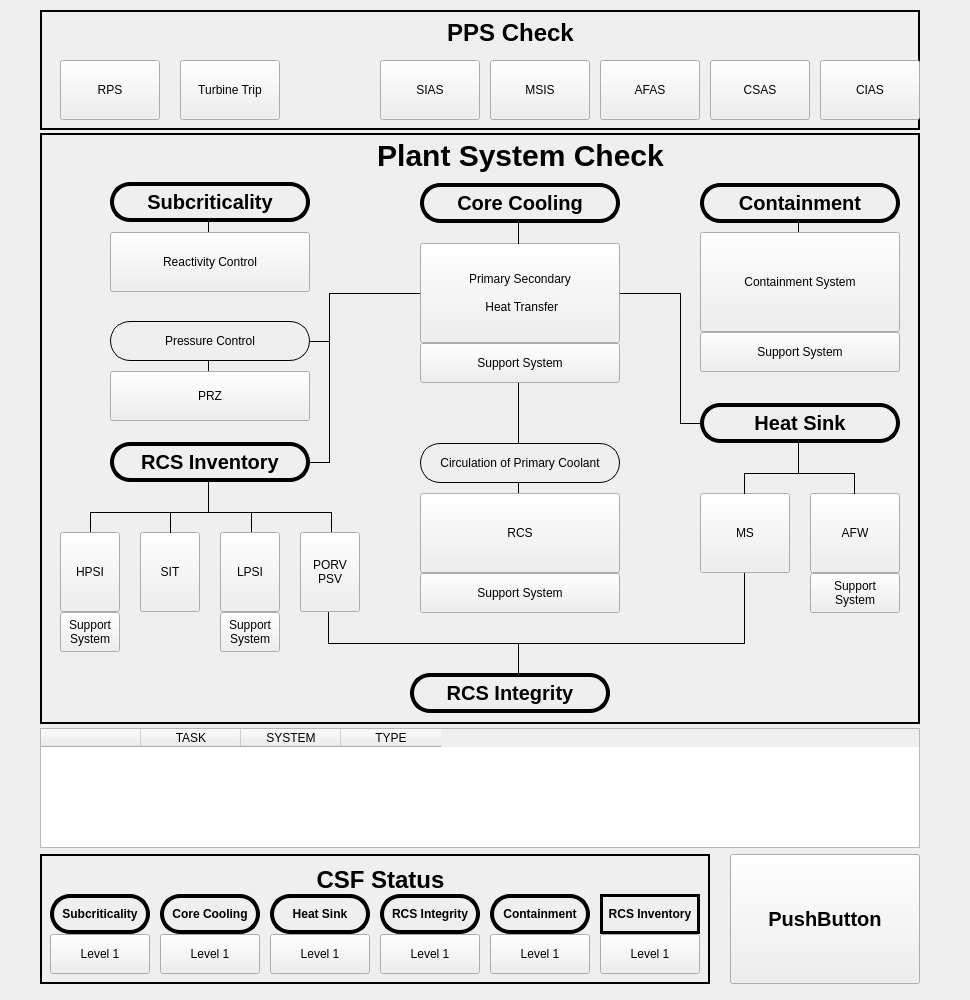
<?xml version="1.0" encoding="UTF-8"?>
<ui version="4.0">
 <class>Form</class>
 <widget class="QWidget" name="Form">
  <property name="geometry">
   <rect>
    <x>0</x>
    <y>0</y>
    <width>970</width>
    <height>1000</height>
   </rect>
  </property>
  <property name="windowTitle">
   <string>Form</string>
  </property>
  <widget class="QTableWidget" name="tableWidget">
   <property name="geometry">
    <rect>
     <x>40</x>
     <y>728</y>
     <width>880</width>
     <height>120</height>
    </rect>
   </property>
   <column>
    <property name="text">
     <string/>
    </property>
   </column>
   <column>
    <property name="text">
     <string>TASK</string>
    </property>
   </column>
   <column>
    <property name="text">
     <string>SYSTEM</string>
    </property>
   </column>
   <column>
    <property name="text">
     <string>TYPE</string>
    </property>
   </column>
  </widget>
  <widget class="QPushButton" name="DApushButton">
   <property name="geometry">
    <rect>
     <x>730</x>
     <y>854</y>
     <width>190</width>
     <height>130</height>
    </rect>
   </property>
   <property name="styleSheet">
    <string notr="true">font:bold 20px;</string>
   </property>
   <property name="text">
    <string>PushButton</string>
   </property>
  </widget>
  <widget class="QFrame" name="frame">
   <property name="geometry">
    <rect>
     <x>40</x>
     <y>133</y>
     <width>880</width>
     <height>591</height>
    </rect>
   </property>
   <property name="frameShape">
    <enum>QFrame::WinPanel</enum>
   </property>
   <property name="frameShadow">
    <enum>QFrame::Plain</enum>
   </property>
   <widget class="Line" name="line_22">
    <property name="geometry">
     <rect>
      <x>580</x>
      <y>150</y>
      <width>61</width>
      <height>20</height>
     </rect>
    </property>
    <property name="frameShadow">
     <enum>QFrame::Plain</enum>
    </property>
    <property name="orientation">
     <enum>Qt::Horizontal</enum>
    </property>
   </widget>
   <widget class="Line" name="line_10">
    <property name="geometry">
     <rect>
      <x>270</x>
      <y>319</y>
      <width>20</width>
      <height>20</height>
     </rect>
    </property>
    <property name="frameShadow">
     <enum>QFrame::Plain</enum>
    </property>
    <property name="orientation">
     <enum>Qt::Horizontal</enum>
    </property>
   </widget>
   <widget class="QPushButton" name="PSHTpushButton">
    <property name="geometry">
     <rect>
      <x>380</x>
      <y>110</y>
      <width>200</width>
      <height>100</height>
     </rect>
    </property>
    <property name="styleSheet">
     <string notr="true">background-color: rgb(239, 239, 239);</string>
    </property>
    <property name="text">
     <string>Primary Secondary

 Heat Transfer</string>
    </property>
   </widget>
   <widget class="Line" name="line_19">
    <property name="geometry">
     <rect>
      <x>750</x>
      <y>90</y>
      <width>16</width>
      <height>21</height>
     </rect>
    </property>
    <property name="frameShadow">
     <enum>QFrame::Plain</enum>
    </property>
    <property name="orientation">
     <enum>Qt::Vertical</enum>
    </property>
   </widget>
   <widget class="Line" name="line_11">
    <property name="geometry">
     <rect>
      <x>281</x>
      <y>160</y>
      <width>16</width>
      <height>170</height>
     </rect>
    </property>
    <property name="frameShadow">
     <enum>QFrame::Plain</enum>
    </property>
    <property name="orientation">
     <enum>Qt::Vertical</enum>
    </property>
   </widget>
   <widget class="QPushButton" name="pushButton_32">
    <property name="geometry">
     <rect>
      <x>70</x>
      <y>188</y>
      <width>200</width>
      <height>40</height>
     </rect>
    </property>
    <property name="styleSheet">
     <string notr="true">background-color: rgb(239, 239, 239);
border-style: solid;
border-width: 1px;
border-radius: 20px;
border-color: black;</string>
    </property>
    <property name="text">
     <string>Pressure Control</string>
    </property>
    <property name="shortcut">
     <string/>
    </property>
   </widget>
   <widget class="Line" name="line_25">
    <property name="geometry">
     <rect>
      <x>280</x>
      <y>479</y>
      <width>16</width>
      <height>31</height>
     </rect>
    </property>
    <property name="frameShadow">
     <enum>QFrame::Plain</enum>
    </property>
    <property name="orientation">
     <enum>Qt::Vertical</enum>
    </property>
   </widget>
   <widget class="Line" name="line_6">
    <property name="geometry">
     <rect>
      <x>42</x>
      <y>379</y>
      <width>16</width>
      <height>21</height>
     </rect>
    </property>
    <property name="frameShadow">
     <enum>QFrame::Plain</enum>
    </property>
    <property name="orientation">
     <enum>Qt::Vertical</enum>
    </property>
   </widget>
   <widget class="Line" name="line_14">
    <property name="geometry">
     <rect>
      <x>470</x>
      <y>249</y>
      <width>16</width>
      <height>61</height>
     </rect>
    </property>
    <property name="frameShadow">
     <enum>QFrame::Plain</enum>
    </property>
    <property name="orientation">
     <enum>Qt::Vertical</enum>
    </property>
   </widget>
   <widget class="QPushButton" name="HPSIpushButton">
    <property name="geometry">
     <rect>
      <x>20</x>
      <y>399</y>
      <width>60</width>
      <height>80</height>
     </rect>
    </property>
    <property name="styleSheet">
     <string notr="true">background-color: rgb(239, 239, 239);</string>
    </property>
    <property name="text">
     <string>HPSI</string>
    </property>
   </widget>
   <widget class="QPushButton" name="pushButton_31">
    <property name="geometry">
     <rect>
      <x>70</x>
      <y>238</y>
      <width>200</width>
      <height>50</height>
     </rect>
    </property>
    <property name="styleSheet">
     <string notr="true">background-color: rgb(239, 239, 239);</string>
    </property>
    <property name="text">
     <string>PRZ</string>
    </property>
   </widget>
   <widget class="Line" name="line_24">
    <property name="geometry">
     <rect>
      <x>160</x>
      <y>89</y>
      <width>16</width>
      <height>10</height>
     </rect>
    </property>
    <property name="frameShadow">
     <enum>QFrame::Plain</enum>
    </property>
    <property name="orientation">
     <enum>Qt::Vertical</enum>
    </property>
   </widget>
   <widget class="Line" name="line_2">
    <property name="geometry">
     <rect>
      <x>160</x>
      <y>349</y>
      <width>16</width>
      <height>31</height>
     </rect>
    </property>
    <property name="frameShadow">
     <enum>QFrame::Plain</enum>
    </property>
    <property name="orientation">
     <enum>Qt::Vertical</enum>
    </property>
   </widget>
   <widget class="Line" name="line_20">
    <property name="geometry">
     <rect>
      <x>640</x>
      <y>280</y>
      <width>20</width>
      <height>20</height>
     </rect>
    </property>
    <property name="frameShadow">
     <enum>QFrame::Plain</enum>
    </property>
    <property name="orientation">
     <enum>Qt::Horizontal</enum>
    </property>
   </widget>
   <widget class="Line" name="line_7">
    <property name="geometry">
     <rect>
      <x>50</x>
      <y>369</y>
      <width>241</width>
      <height>20</height>
     </rect>
    </property>
    <property name="frameShadow">
     <enum>QFrame::Plain</enum>
    </property>
    <property name="orientation">
     <enum>Qt::Horizontal</enum>
    </property>
   </widget>
   <widget class="Line" name="line_8">
    <property name="geometry">
     <rect>
      <x>160</x>
      <y>228</y>
      <width>16</width>
      <height>10</height>
     </rect>
    </property>
    <property name="frameShadow">
     <enum>QFrame::Plain</enum>
    </property>
    <property name="orientation">
     <enum>Qt::Vertical</enum>
    </property>
   </widget>
   <widget class="QPushButton" name="SUBpushButton">
    <property name="geometry">
     <rect>
      <x>70</x>
      <y>49</y>
      <width>200</width>
      <height>40</height>
     </rect>
    </property>
    <property name="styleSheet">
     <string notr="true">background-color: rgb(239, 239, 239);
border-style: solid;
border-width: 4px;
border-radius: 20px;
border-color: black;
font:bold 20px;</string>
    </property>
    <property name="text">
     <string>Subcriticality</string>
    </property>
    <property name="shortcut">
     <string/>
    </property>
   </widget>
   <widget class="QPushButton" name="pushButton_16">
    <property name="geometry">
     <rect>
      <x>70</x>
      <y>99</y>
      <width>200</width>
      <height>60</height>
     </rect>
    </property>
    <property name="styleSheet">
     <string notr="true">background-color: rgb(239, 239, 239);</string>
    </property>
    <property name="text">
     <string>Reactivity Control</string>
    </property>
   </widget>
   <widget class="QPushButton" name="pushButton_36">
    <property name="geometry">
     <rect>
      <x>180</x>
      <y>479</y>
      <width>60</width>
      <height>40</height>
     </rect>
    </property>
    <property name="styleSheet">
     <string notr="true">background-color: rgb(239, 239, 239);</string>
    </property>
    <property name="text">
     <string>Support
System</string>
    </property>
   </widget>
   <widget class="QPushButton" name="pushButton_26">
    <property name="geometry">
     <rect>
      <x>100</x>
      <y>399</y>
      <width>60</width>
      <height>80</height>
     </rect>
    </property>
    <property name="styleSheet">
     <string notr="true">background-color: rgb(239, 239, 239);</string>
    </property>
    <property name="text">
     <string>SIT</string>
    </property>
   </widget>
   <widget class="QPushButton" name="pushButton_38">
    <property name="geometry">
     <rect>
      <x>770</x>
      <y>360</y>
      <width>90</width>
      <height>80</height>
     </rect>
    </property>
    <property name="styleSheet">
     <string notr="true">background-color: rgb(239, 239, 239);</string>
    </property>
    <property name="text">
     <string>AFW</string>
    </property>
   </widget>
   <widget class="QPushButton" name="pushButton_15">
    <property name="geometry">
     <rect>
      <x>660</x>
      <y>99</y>
      <width>200</width>
      <height>100</height>
     </rect>
    </property>
    <property name="styleSheet">
     <string notr="true">background-color: rgb(239, 239, 239);</string>
    </property>
    <property name="text">
     <string>Containment System</string>
    </property>
   </widget>
   <widget class="QPushButton" name="CCpushButton">
    <property name="geometry">
     <rect>
      <x>380</x>
      <y>50</y>
      <width>200</width>
      <height>40</height>
     </rect>
    </property>
    <property name="styleSheet">
     <string notr="true">background-color: rgb(239, 239, 239);
border-style: solid;
border-width: 4px;
border-radius: 20px;
border-color: black;
font:bold 20px;</string>
    </property>
    <property name="text">
     <string>Core Cooling</string>
    </property>
    <property name="shortcut">
     <string/>
    </property>
   </widget>
   <widget class="Line" name="line">
    <property name="geometry">
     <rect>
      <x>470</x>
      <y>90</y>
      <width>16</width>
      <height>21</height>
     </rect>
    </property>
    <property name="frameShadow">
     <enum>QFrame::Plain</enum>
    </property>
    <property name="orientation">
     <enum>Qt::Vertical</enum>
    </property>
   </widget>
   <widget class="Line" name="line_23">
    <property name="geometry">
     <rect>
      <x>696</x>
      <y>440</y>
      <width>16</width>
      <height>70</height>
     </rect>
    </property>
    <property name="frameShadow">
     <enum>QFrame::Plain</enum>
    </property>
    <property name="orientation">
     <enum>Qt::Vertical</enum>
    </property>
   </widget>
   <widget class="QPushButton" name="pushButton_41">
    <property name="geometry">
     <rect>
      <x>380</x>
      <y>440</y>
      <width>200</width>
      <height>40</height>
     </rect>
    </property>
    <property name="styleSheet">
     <string notr="true">background-color: rgb(239, 239, 239);</string>
    </property>
    <property name="text">
     <string>Support System</string>
    </property>
   </widget>
   <widget class="QPushButton" name="pushButton_37">
    <property name="geometry">
     <rect>
      <x>380</x>
      <y>310</y>
      <width>200</width>
      <height>40</height>
     </rect>
    </property>
    <property name="styleSheet">
     <string notr="true">background-color: rgb(239, 239, 239);
border-style: solid;
border-width: 1px;
border-radius: 20px;
border-color: black;</string>
    </property>
    <property name="text">
     <string>Circulation of Primary Coolant</string>
    </property>
    <property name="shortcut">
     <string/>
    </property>
   </widget>
   <widget class="QPushButton" name="pushButton_34">
    <property name="geometry">
     <rect>
      <x>380</x>
      <y>360</y>
      <width>200</width>
      <height>80</height>
     </rect>
    </property>
    <property name="styleSheet">
     <string notr="true">background-color: rgb(239, 239, 239);</string>
    </property>
    <property name="text">
     <string>RCS</string>
    </property>
   </widget>
   <widget class="Line" name="line_5">
    <property name="geometry">
     <rect>
      <x>122</x>
      <y>379</y>
      <width>16</width>
      <height>21</height>
     </rect>
    </property>
    <property name="frameShadow">
     <enum>QFrame::Plain</enum>
    </property>
    <property name="orientation">
     <enum>Qt::Vertical</enum>
    </property>
   </widget>
   <widget class="Line" name="line_4">
    <property name="geometry">
     <rect>
      <x>283</x>
      <y>379</y>
      <width>16</width>
      <height>21</height>
     </rect>
    </property>
    <property name="frameShadow">
     <enum>QFrame::Plain</enum>
    </property>
    <property name="orientation">
     <enum>Qt::Vertical</enum>
    </property>
   </widget>
   <widget class="QPushButton" name="pushButton_44">
    <property name="geometry">
     <rect>
      <x>660</x>
      <y>199</y>
      <width>200</width>
      <height>40</height>
     </rect>
    </property>
    <property name="styleSheet">
     <string notr="true">background-color: rgb(239, 239, 239);</string>
    </property>
    <property name="text">
     <string>Support System</string>
    </property>
   </widget>
   <widget class="Line" name="line_3">
    <property name="geometry">
     <rect>
      <x>203</x>
      <y>379</y>
      <width>16</width>
      <height>21</height>
     </rect>
    </property>
    <property name="frameShadow">
     <enum>QFrame::Plain</enum>
    </property>
    <property name="orientation">
     <enum>Qt::Vertical</enum>
    </property>
   </widget>
   <widget class="QPushButton" name="pushButton_33">
    <property name="geometry">
     <rect>
      <x>380</x>
      <y>210</y>
      <width>200</width>
      <height>40</height>
     </rect>
    </property>
    <property name="styleSheet">
     <string notr="true">background-color: rgb(239, 239, 239);</string>
    </property>
    <property name="text">
     <string>Support System</string>
    </property>
   </widget>
   <widget class="Line" name="line_21">
    <property name="geometry">
     <rect>
      <x>630</x>
      <y>160</y>
      <width>20</width>
      <height>131</height>
     </rect>
    </property>
    <property name="frameShadow">
     <enum>QFrame::Plain</enum>
    </property>
    <property name="orientation">
     <enum>Qt::Vertical</enum>
    </property>
   </widget>
   <widget class="QPushButton" name="pushButton_42">
    <property name="geometry">
     <rect>
      <x>770</x>
      <y>440</y>
      <width>90</width>
      <height>40</height>
     </rect>
    </property>
    <property name="styleSheet">
     <string notr="true">background-color: rgb(239, 239, 239);</string>
    </property>
    <property name="text">
     <string>Support
System</string>
    </property>
   </widget>
   <widget class="QPushButton" name="LPSIpushButton">
    <property name="geometry">
     <rect>
      <x>180</x>
      <y>399</y>
      <width>60</width>
      <height>80</height>
     </rect>
    </property>
    <property name="styleSheet">
     <string notr="true">background-color: rgb(239, 239, 239);</string>
    </property>
    <property name="text">
     <string>LPSI</string>
    </property>
   </widget>
   <widget class="QPushButton" name="pushButton_39">
    <property name="geometry">
     <rect>
      <x>660</x>
      <y>360</y>
      <width>90</width>
      <height>80</height>
     </rect>
    </property>
    <property name="styleSheet">
     <string notr="true">background-color: rgb(239, 239, 239);</string>
    </property>
    <property name="text">
     <string>MS</string>
    </property>
   </widget>
   <widget class="QPushButton" name="pushButton_29">
    <property name="geometry">
     <rect>
      <x>260</x>
      <y>399</y>
      <width>60</width>
      <height>80</height>
     </rect>
    </property>
    <property name="styleSheet">
     <string notr="true">background-color: rgb(239, 239, 239);</string>
    </property>
    <property name="text">
     <string>PORV
PSV</string>
    </property>
   </widget>
   <widget class="Line" name="line_9">
    <property name="geometry">
     <rect>
      <x>270</x>
      <y>198</y>
      <width>20</width>
      <height>20</height>
     </rect>
    </property>
    <property name="frameShadow">
     <enum>QFrame::Plain</enum>
    </property>
    <property name="orientation">
     <enum>Qt::Horizontal</enum>
    </property>
   </widget>
   <widget class="Line" name="line_12">
    <property name="geometry">
     <rect>
      <x>290</x>
      <y>150</y>
      <width>90</width>
      <height>20</height>
     </rect>
    </property>
    <property name="frameShadow">
     <enum>QFrame::Plain</enum>
    </property>
    <property name="orientation">
     <enum>Qt::Horizontal</enum>
    </property>
   </widget>
   <widget class="QPushButton" name="RCSpushButton">
    <property name="geometry">
     <rect>
      <x>70</x>
      <y>309</y>
      <width>200</width>
      <height>40</height>
     </rect>
    </property>
    <property name="styleSheet">
     <string notr="true">background-color: rgb(239, 239, 239);
border-style: outset;
border-width: 4px;
border-radius: 20px;
border-color: black;
font:bold 20px;</string>
    </property>
    <property name="text">
     <string>RCS Inventory</string>
    </property>
    <property name="shortcut">
     <string/>
    </property>
   </widget>
   <widget class="Line" name="line_16">
    <property name="geometry">
     <rect>
      <x>696</x>
      <y>340</y>
      <width>16</width>
      <height>21</height>
     </rect>
    </property>
    <property name="frameShadow">
     <enum>QFrame::Plain</enum>
    </property>
    <property name="orientation">
     <enum>Qt::Vertical</enum>
    </property>
   </widget>
   <widget class="Line" name="line_26">
    <property name="geometry">
     <rect>
      <x>288</x>
      <y>500</y>
      <width>417</width>
      <height>20</height>
     </rect>
    </property>
    <property name="frameShadow">
     <enum>QFrame::Plain</enum>
    </property>
    <property name="orientation">
     <enum>Qt::Horizontal</enum>
    </property>
   </widget>
   <widget class="QPushButton" name="pushButton_40">
    <property name="geometry">
     <rect>
      <x>660</x>
      <y>270</y>
      <width>200</width>
      <height>40</height>
     </rect>
    </property>
    <property name="styleSheet">
     <string notr="true">background-color: rgb(239, 239, 239);
border-style: solid;
border-width: 4px;
border-radius: 20px;
border-color: black;
font:bold 20px;</string>
    </property>
    <property name="text">
     <string>Heat Sink</string>
    </property>
    <property name="shortcut">
     <string/>
    </property>
   </widget>
   <widget class="Line" name="line_27">
    <property name="geometry">
     <rect>
      <x>470</x>
      <y>510</y>
      <width>16</width>
      <height>31</height>
     </rect>
    </property>
    <property name="frameShadow">
     <enum>QFrame::Plain</enum>
    </property>
    <property name="orientation">
     <enum>Qt::Vertical</enum>
    </property>
   </widget>
   <widget class="Line" name="line_13">
    <property name="geometry">
     <rect>
      <x>470</x>
      <y>350</y>
      <width>16</width>
      <height>10</height>
     </rect>
    </property>
    <property name="frameShadow">
     <enum>QFrame::Plain</enum>
    </property>
    <property name="orientation">
     <enum>Qt::Vertical</enum>
    </property>
   </widget>
   <widget class="Line" name="line_15">
    <property name="geometry">
     <rect>
      <x>806</x>
      <y>340</y>
      <width>16</width>
      <height>21</height>
     </rect>
    </property>
    <property name="frameShadow">
     <enum>QFrame::Plain</enum>
    </property>
    <property name="orientation">
     <enum>Qt::Vertical</enum>
    </property>
   </widget>
   <widget class="QPushButton" name="pushButton_35">
    <property name="geometry">
     <rect>
      <x>20</x>
      <y>479</y>
      <width>60</width>
      <height>40</height>
     </rect>
    </property>
    <property name="styleSheet">
     <string notr="true">background-color: rgb(239, 239, 239);</string>
    </property>
    <property name="text">
     <string>Support
System</string>
    </property>
   </widget>
   <widget class="Line" name="line_17">
    <property name="geometry">
     <rect>
      <x>704</x>
      <y>330</y>
      <width>110</width>
      <height>20</height>
     </rect>
    </property>
    <property name="frameShadow">
     <enum>QFrame::Plain</enum>
    </property>
    <property name="orientation">
     <enum>Qt::Horizontal</enum>
    </property>
   </widget>
   <widget class="QPushButton" name="pushButton_45">
    <property name="geometry">
     <rect>
      <x>370</x>
      <y>540</y>
      <width>200</width>
      <height>40</height>
     </rect>
    </property>
    <property name="styleSheet">
     <string notr="true">background-color: rgb(239, 239, 239);
border-style: solid;
border-width: 4px;
border-radius: 20px;
border-color: black;
font:bold 20px;</string>
    </property>
    <property name="text">
     <string>RCS Integrity</string>
    </property>
    <property name="shortcut">
     <string/>
    </property>
   </widget>
   <widget class="QPushButton" name="pushButton_43">
    <property name="geometry">
     <rect>
      <x>660</x>
      <y>50</y>
      <width>200</width>
      <height>40</height>
     </rect>
    </property>
    <property name="styleSheet">
     <string notr="true">background-color: rgb(239, 239, 239);
border-style: solid;
border-width: 4px;
border-radius: 20px;
border-color: black;
font:bold 20px;</string>
    </property>
    <property name="text">
     <string>Containment</string>
    </property>
    <property name="shortcut">
     <string/>
    </property>
   </widget>
   <widget class="Line" name="line_18">
    <property name="geometry">
     <rect>
      <x>750</x>
      <y>310</y>
      <width>16</width>
      <height>31</height>
     </rect>
    </property>
    <property name="frameShadow">
     <enum>QFrame::Plain</enum>
    </property>
    <property name="orientation">
     <enum>Qt::Vertical</enum>
    </property>
   </widget>
   <widget class="QLabel" name="label">
    <property name="geometry">
     <rect>
      <x>305</x>
      <y>0</y>
      <width>351</width>
      <height>45</height>
     </rect>
    </property>
    <property name="styleSheet">
     <string notr="true">font:bold 30px;</string>
    </property>
    <property name="text">
     <string>Plant System Check</string>
    </property>
    <property name="alignment">
     <set>Qt::AlignCenter</set>
    </property>
   </widget>
  </widget>
  <widget class="QFrame" name="frame_2">
   <property name="geometry">
    <rect>
     <x>40</x>
     <y>854</y>
     <width>670</width>
     <height>130</height>
    </rect>
   </property>
   <property name="frameShape">
    <enum>QFrame::WinPanel</enum>
   </property>
   <property name="frameShadow">
    <enum>QFrame::Plain</enum>
   </property>
   <widget class="QPushButton" name="CSF1pushButton">
    <property name="geometry">
     <rect>
      <x>10</x>
      <y>40</y>
      <width>100</width>
      <height>40</height>
     </rect>
    </property>
    <property name="styleSheet">
     <string notr="true">background-color: rgb(239, 239, 239);
border-style: solid;
border-width: 4px;
border-radius: 20px;
border-color: black;
font:bold</string>
    </property>
    <property name="text">
     <string>Subcriticality</string>
    </property>
   </widget>
   <widget class="QPushButton" name="CSF3pushButton">
    <property name="geometry">
     <rect>
      <x>230</x>
      <y>40</y>
      <width>100</width>
      <height>40</height>
     </rect>
    </property>
    <property name="styleSheet">
     <string notr="true">background-color: rgb(239, 239, 239);
border-style: solid;
border-width: 4px;
border-radius: 20px;
border-color: black;
font:bold</string>
    </property>
    <property name="text">
     <string>Heat Sink</string>
    </property>
   </widget>
   <widget class="QPushButton" name="CSF2pushButton">
    <property name="geometry">
     <rect>
      <x>120</x>
      <y>40</y>
      <width>100</width>
      <height>40</height>
     </rect>
    </property>
    <property name="styleSheet">
     <string notr="true">background-color: rgb(239, 239, 239);
border-style: solid;
border-width: 4px;
border-radius: 20px;
border-color: black;
font:bold</string>
    </property>
    <property name="text">
     <string>Core Cooling</string>
    </property>
   </widget>
   <widget class="QPushButton" name="CSF4pushButton">
    <property name="geometry">
     <rect>
      <x>340</x>
      <y>40</y>
      <width>100</width>
      <height>40</height>
     </rect>
    </property>
    <property name="styleSheet">
     <string notr="true">background-color: rgb(239, 239, 239);
border-style: solid;
border-width: 4px;
border-radius: 20px;
border-color: black;
font:bold</string>
    </property>
    <property name="text">
     <string>RCS Integrity</string>
    </property>
   </widget>
   <widget class="QLabel" name="label_4">
    <property name="geometry">
     <rect>
      <x>180</x>
      <y>0</y>
      <width>321</width>
      <height>51</height>
     </rect>
    </property>
    <property name="styleSheet">
     <string notr="true">font:bold 24px;</string>
    </property>
    <property name="text">
     <string>CSF Status</string>
    </property>
    <property name="alignment">
     <set>Qt::AlignCenter</set>
    </property>
   </widget>
   <widget class="QPushButton" name="CSF3pushButton_2">
    <property name="geometry">
     <rect>
      <x>230</x>
      <y>80</y>
      <width>100</width>
      <height>40</height>
     </rect>
    </property>
    <property name="text">
     <string>Level 1</string>
    </property>
   </widget>
   <widget class="QPushButton" name="CSF4pushButton_2">
    <property name="geometry">
     <rect>
      <x>340</x>
      <y>80</y>
      <width>100</width>
      <height>40</height>
     </rect>
    </property>
    <property name="text">
     <string>Level 1</string>
    </property>
   </widget>
   <widget class="QPushButton" name="CSF6pushButton_2">
    <property name="geometry">
     <rect>
      <x>560</x>
      <y>80</y>
      <width>100</width>
      <height>40</height>
     </rect>
    </property>
    <property name="text">
     <string>Level 1</string>
    </property>
   </widget>
   <widget class="QPushButton" name="CSF5pushButton_2">
    <property name="geometry">
     <rect>
      <x>450</x>
      <y>80</y>
      <width>100</width>
      <height>40</height>
     </rect>
    </property>
    <property name="text">
     <string>Level 1</string>
    </property>
   </widget>
   <widget class="QPushButton" name="CSF1pushButton_2">
    <property name="geometry">
     <rect>
      <x>10</x>
      <y>80</y>
      <width>100</width>
      <height>40</height>
     </rect>
    </property>
    <property name="text">
     <string>Level 1</string>
    </property>
   </widget>
   <widget class="QPushButton" name="CSF2pushButton_2">
    <property name="geometry">
     <rect>
      <x>120</x>
      <y>80</y>
      <width>100</width>
      <height>40</height>
     </rect>
    </property>
    <property name="text">
     <string>Level 1</string>
    </property>
   </widget>
   <widget class="QPushButton" name="CSF5pushButton">
    <property name="geometry">
     <rect>
      <x>450</x>
      <y>40</y>
      <width>100</width>
      <height>40</height>
     </rect>
    </property>
    <property name="styleSheet">
     <string notr="true">background-color: rgb(239, 239, 239);
border-style: solid;
border-width: 4px;
border-radius: 20px;
border-color: black;
font:bold</string>
    </property>
    <property name="text">
     <string>Containment</string>
    </property>
   </widget>
   <widget class="QPushButton" name="CSF6pushButton">
    <property name="geometry">
     <rect>
      <x>560</x>
      <y>40</y>
      <width>100</width>
      <height>40</height>
     </rect>
    </property>
    <property name="styleSheet">
     <string notr="true">border-style: solid;
border-width: 3px;
border-color: black;
font: Bold;</string>
    </property>
    <property name="text">
     <string>RCS Inventory</string>
    </property>
   </widget>
  </widget>
  <widget class="QFrame" name="frame_3">
   <property name="geometry">
    <rect>
     <x>40</x>
     <y>10</y>
     <width>880</width>
     <height>120</height>
    </rect>
   </property>
   <property name="frameShape">
    <enum>QFrame::WinPanel</enum>
   </property>
   <property name="frameShadow">
    <enum>QFrame::Plain</enum>
   </property>
   <widget class="QPushButton" name="CIASpushButton">
    <property name="geometry">
     <rect>
      <x>780</x>
      <y>50</y>
      <width>100</width>
      <height>60</height>
     </rect>
    </property>
    <property name="text">
     <string>CIAS</string>
    </property>
   </widget>
   <widget class="QPushButton" name="SIASpushButton">
    <property name="geometry">
     <rect>
      <x>340</x>
      <y>50</y>
      <width>100</width>
      <height>60</height>
     </rect>
    </property>
    <property name="text">
     <string>SIAS</string>
    </property>
   </widget>
   <widget class="QPushButton" name="AFASpushButton">
    <property name="geometry">
     <rect>
      <x>560</x>
      <y>50</y>
      <width>100</width>
      <height>60</height>
     </rect>
    </property>
    <property name="text">
     <string>AFAS</string>
    </property>
   </widget>
   <widget class="QPushButton" name="RPSpushButton">
    <property name="geometry">
     <rect>
      <x>20</x>
      <y>50</y>
      <width>100</width>
      <height>60</height>
     </rect>
    </property>
    <property name="text">
     <string>RPS</string>
    </property>
   </widget>
   <widget class="QPushButton" name="MSISpushButton">
    <property name="geometry">
     <rect>
      <x>450</x>
      <y>50</y>
      <width>100</width>
      <height>60</height>
     </rect>
    </property>
    <property name="text">
     <string>MSIS</string>
    </property>
   </widget>
   <widget class="QPushButton" name="CSASpushButton">
    <property name="geometry">
     <rect>
      <x>670</x>
      <y>50</y>
      <width>100</width>
      <height>60</height>
     </rect>
    </property>
    <property name="text">
     <string>CSAS</string>
    </property>
   </widget>
   <widget class="QLabel" name="label_3">
    <property name="geometry">
     <rect>
      <x>400</x>
      <y>0</y>
      <width>141</width>
      <height>45</height>
     </rect>
    </property>
    <property name="styleSheet">
     <string notr="true">font:bold 24px;</string>
    </property>
    <property name="text">
     <string>PPS Check</string>
    </property>
    <property name="alignment">
     <set>Qt::AlignCenter</set>
    </property>
   </widget>
   <widget class="QPushButton" name="TTpushButton">
    <property name="geometry">
     <rect>
      <x>140</x>
      <y>50</y>
      <width>100</width>
      <height>60</height>
     </rect>
    </property>
    <property name="styleSheet">
     <string notr="true"/>
    </property>
    <property name="text">
     <string>Turbine Trip</string>
    </property>
   </widget>
  </widget>
  <zorder>frame_2</zorder>
  <zorder>tableWidget</zorder>
  <zorder>DApushButton</zorder>
  <zorder>frame</zorder>
  <zorder>frame_3</zorder>
 </widget>
 <resources>
  <include location="resources/EGIS.qrc"/>
 </resources>
 <connections/>
</ui>
